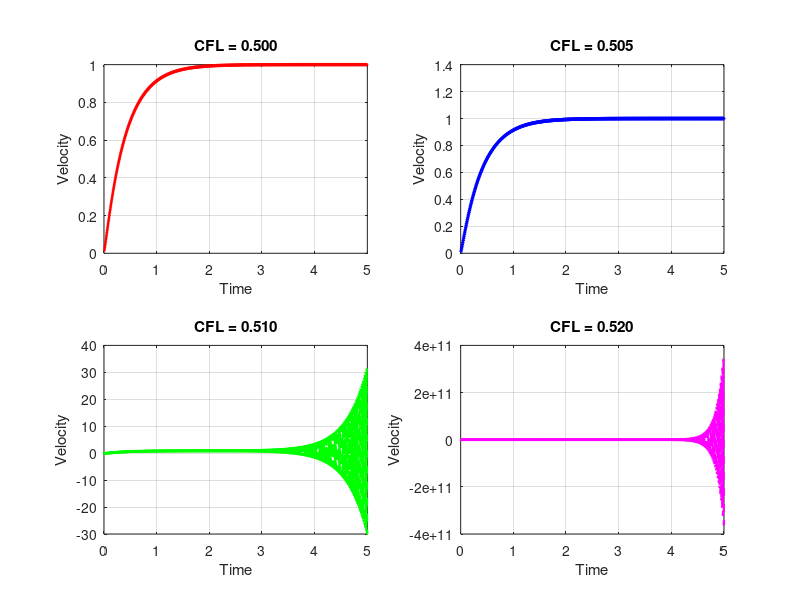

The MATLAB source for this figure:
clc; clear; close all;

%------------------------------------------------------------------------
% Load data
data_1 = load('velocity_1.txt');  
data_2 = load('velocity_2.txt');  
data_3 = load('velocity_3.txt');  
data_4 = load('velocity_4.txt');  

% Extract dimensionless time 
time_1 = data_1(:,2);
time_2 = data_2(:,2);
time_3 = data_3(:,2);
time_4 = data_4(:,2);

% Extract velocity
velocity_1 = data_1(:,3);
velocity_2 = data_2(:,3);
velocity_3 = data_3(:,3);
velocity_4 = data_4(:,3);

%------------------------------------------------------------------------
% Plot in separate subplots
figure('Position', [100, 100, 1000, 800]); % Adjust figure size

% First plot
subplot(2,2,1);
plot(time_1, velocity_1, 'r-o', 'LineWidth', 1.5, 'MarkerSize', 1);
xlabel('Time'); ylabel('Velocity');
title('CFL = 0.500');
grid on;

% Second plot
subplot(2,2,2);
plot(time_2, velocity_2, 'b-s', 'LineWidth', 1.5, 'MarkerSize', 1);
xlabel('Time'); ylabel('Velocity');
title('CFL = 0.505');
grid on;

% Third plot
subplot(2,2,3);
plot(time_3, velocity_3, 'g--^', 'LineWidth', 1.5, 'MarkerSize', 1);
xlabel('Time'); ylabel('Velocity');
title('CFL = 0.510');
grid on;

% Fourth plot
subplot(2,2,4);
plot(time_4, velocity_4, 'm--d', 'LineWidth', 1.5, 'MarkerSize', 1);
xlabel('Time'); ylabel('Velocity');
title('CFL = 0.520');
grid on;

% Save as PDF
saveas(gcf, 'four_velocity_profiles.pdf');  







